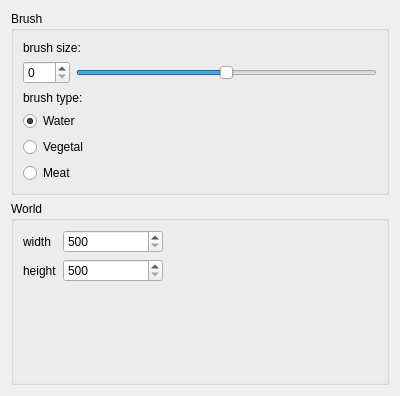
<?xml version="1.0" encoding="UTF-8"?>
<ui version="4.0">
 <class>WorldEditorToolBox</class>
 <widget class="QWidget" name="WorldEditorToolBox">
  <property name="geometry">
   <rect>
    <x>0</x>
    <y>0</y>
    <width>400</width>
    <height>396</height>
   </rect>
  </property>
  <property name="windowTitle">
   <string>Form</string>
  </property>
  <layout class="QVBoxLayout" name="verticalLayout">
   <item>
    <widget class="QGroupBox" name="groupBox">
     <property name="title">
      <string>Brush</string>
     </property>
     <layout class="QVBoxLayout" name="verticalLayout_2">
      <item>
       <widget class="QLabel" name="label">
        <property name="text">
         <string>brush size:</string>
        </property>
       </widget>
      </item>
      <item>
       <layout class="QHBoxLayout" name="horizontalLayout">
        <property name="topMargin">
         <number>0</number>
        </property>
        <item>
         <widget class="QSpinBox" name="spinBoxBrushSize">
          <property name="maximum">
           <number>100</number>
          </property>
         </widget>
        </item>
        <item>
         <widget class="QSlider" name="horizontalSlider">
          <property name="maximum">
           <number>100</number>
          </property>
          <property name="pageStep">
           <number>5</number>
          </property>
          <property name="sliderPosition">
           <number>50</number>
          </property>
          <property name="orientation">
           <enum>Qt::Horizontal</enum>
          </property>
         </widget>
        </item>
       </layout>
      </item>
      <item>
       <widget class="QLabel" name="label_2">
        <property name="text">
         <string>brush type:</string>
        </property>
       </widget>
      </item>
      <item>
       <widget class="QRadioButton" name="rb_Water">
        <property name="text">
         <string>Water</string>
        </property>
        <property name="checked">
         <bool>true</bool>
        </property>
       </widget>
      </item>
      <item>
       <widget class="QRadioButton" name="rb_Vegetal">
        <property name="text">
         <string>Vegetal</string>
        </property>
       </widget>
      </item>
      <item>
       <widget class="QRadioButton" name="rb_Meat">
        <property name="text">
         <string>Meat</string>
        </property>
       </widget>
      </item>
     </layout>
    </widget>
   </item>
   <item>
    <widget class="QGroupBox" name="groupBox_2">
     <property name="title">
      <string>World</string>
     </property>
     <layout class="QFormLayout" name="formLayout">
      <item row="0" column="0">
       <widget class="QLabel" name="label_3">
        <property name="text">
         <string>width</string>
        </property>
       </widget>
      </item>
      <item row="0" column="1">
       <widget class="QSpinBox" name="sb_worldX">
        <property name="maximumSize">
         <size>
          <width>100</width>
          <height>16777215</height>
         </size>
        </property>
        <property name="minimum">
         <number>500</number>
        </property>
        <property name="maximum">
         <number>10000</number>
        </property>
        <property name="singleStep">
         <number>100</number>
        </property>
       </widget>
      </item>
      <item row="1" column="0">
       <widget class="QLabel" name="label_4">
        <property name="text">
         <string>height</string>
        </property>
       </widget>
      </item>
      <item row="1" column="1">
       <widget class="QSpinBox" name="sb_worldY">
        <property name="maximumSize">
         <size>
          <width>100</width>
          <height>16777215</height>
         </size>
        </property>
        <property name="minimum">
         <number>500</number>
        </property>
        <property name="maximum">
         <number>10000</number>
        </property>
        <property name="singleStep">
         <number>100</number>
        </property>
       </widget>
      </item>
     </layout>
    </widget>
   </item>
  </layout>
 </widget>
 <resources/>
 <connections/>
</ui>
